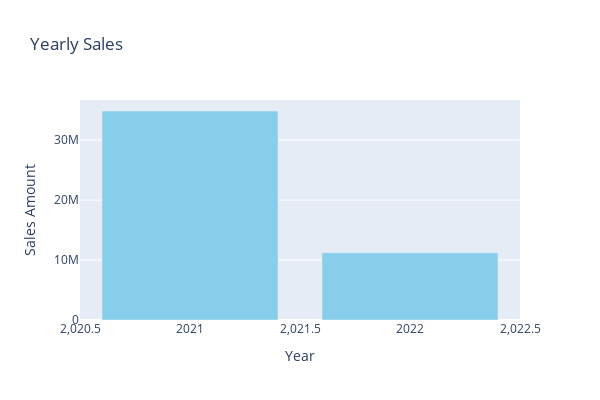

The notebook cell this image was saved under:
### Markdown cell above
**Plotly Interactive Bar Chart**

### Code cell
import plotly.express as px

fig = px.bar(
    x=yearly_sales.index,
    y=yearly_sales.values,
    labels={"x": "Year", "y": "Sales Amount"},
    title="Yearly Sales",
    color_discrete_sequence=["skyblue"]
)
fig.update_layout(width=600, height=400)
fig.show()

### Figure 1 — Plotly figure (JSON) as saved in the notebook; plotly's stock layout.template omitted (floating-point values rounded to 4 significant figures)
{"data": [{"alignmentgroup": "True", "hovertemplate": "Year=%{x}<br>Sales Amount=%{y}<extra></extra>", "legendgroup": "", "marker": {"color": "skyblue", "pattern": {"shape": ""}}, "name": "", "offsetgroup": "", "orientation": "v", "showlegend": false, "textposition": "auto", "type": "bar", "x": [2021, 2022], "xaxis": "x", "y": [34868092, 11218795], "yaxis": "y"}], "layout": {"barmode": "relative", "height": 400, "legend": {"tracegroupgap": 0}, "title": {"text": "Yearly Sales"}, "width": 600, "xaxis": {"anchor": "y", "autorange": true, "domain": [0, 1], "range": [2020.0, 2022.0], "title": {"text": "Year"}, "type": "linear"}, "yaxis": {"anchor": "x", "autorange": true, "domain": [0, 1], "range": [0, 36700000.0], "title": {"text": "Sales Amount"}, "type": "linear"}}}
